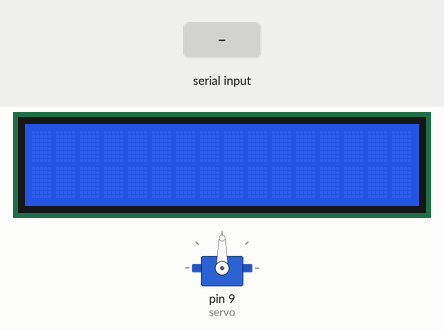
Recording of a sketch running on a simulated Arduino Uno, built with avr-gcc and run on an emulated ATmega328P. Parts: servo, 16×2 character LCD. Inputs (shaded band) come from the test bench.

Above: at 1.2 s.
1.3 s: "C" received over Serial
At 1.9 s:
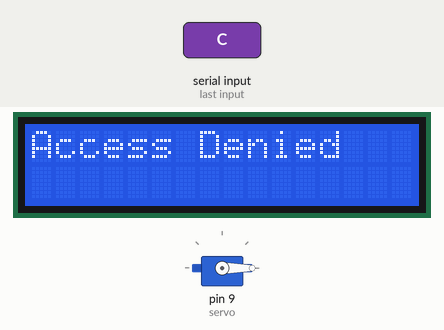
At 7.3 s:
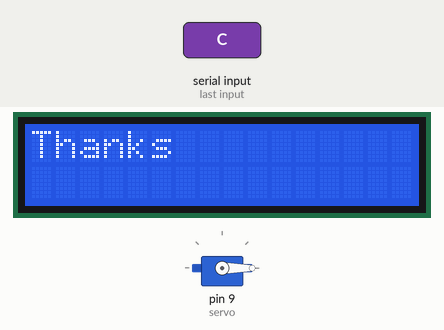
Timing chart, 0 to 8.8 s (numbered marks = the images above; inputs shaded):
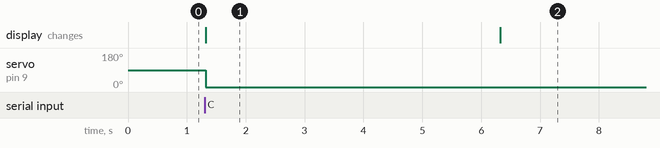

The sketch:

face_recognition1.ino
```cpp
#include <Servo.h>
#include <Wire.h>
#include <LiquidCrystal_I2C.h>
const int iPin = 8;

Servo servo;
LiquidCrystal_I2C lcd(0x27, 16, 2);

void setup() {
  servo.attach(9);
  pinMode(iPin,INPUT);
  lcd.init();
  lcd.backlight();
  Serial.begin(9600);
}

void loop() {
  if (Serial.available() > 0) {
    char command = Serial.read();
    if (command == 'O') {
      // Open the door (adjust servo position)
      servo.write(90); // You may need to adjust this angle
      lcd.clear();
      lcd.setCursor(0, 0);
      lcd.print("Access Granted");
      delay(3000);
      int ir_out;
  ir_out=digitalRead(iPin);
      if (ir_out==HIGH)
  {
    lcd.clear();
      lcd.setCursor(0, 0);
      lcd.print("Door closing");
          lcd.clear();
      lcd.setCursor(0, 0);
      lcd.print("Thanks");
  }
  delay(5000);


    } else if (command == 'C') {
      // Close the door (reset servo position)
      servo.write(0);
      lcd.clear();
      lcd.setCursor(0, 0);
      lcd.print("Access Denied");
      delay(5000);
      lcd.clear();
      lcd.setCursor(0, 0);
      lcd.print("Thanks");
    }
  }


}
```

Measured:
- after the input at 1.3 s, servo on pin 9 (servo): 90° → 0° at once; the display: changes at once (image 1)
- what the display in image 1 shows lasts 5.0 s, from 1.3 s to 6.3 s
